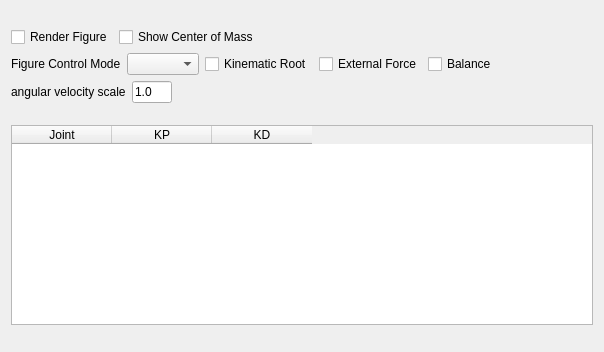
<?xml version="1.0" encoding="UTF-8"?>
<ui version="4.0">
 <class>FigureControllerWidget</class>
 <widget class="QWidget" name="FigureControllerWidget">
  <property name="geometry">
   <rect>
    <x>0</x>
    <y>0</y>
    <width>604</width>
    <height>352</height>
   </rect>
  </property>
  <property name="windowTitle">
   <string>Form</string>
  </property>
  <layout class="QVBoxLayout" name="verticalLayout_2">
   <item>
    <layout class="QVBoxLayout" name="verticalLayout">
     <item>
      <layout class="QHBoxLayout" name="horizontalLayout_2">
       <item>
        <widget class="QCheckBox" name="visibleCheckBox">
         <property name="text">
          <string>Render Figure</string>
         </property>
        </widget>
       </item>
       <item>
        <widget class="QCheckBox" name="visibleCOMCheckBox">
         <property name="text">
          <string>Show Center of Mass</string>
         </property>
        </widget>
       </item>
       <item>
        <spacer name="horizontalSpacer_2">
         <property name="orientation">
          <enum>Qt::Horizontal</enum>
         </property>
         <property name="sizeHint" stdset="0">
          <size>
           <width>40</width>
           <height>20</height>
          </size>
         </property>
        </spacer>
       </item>
      </layout>
     </item>
     <item>
      <layout class="QHBoxLayout" name="horizontalLayout">
       <item>
        <widget class="QLabel" name="label">
         <property name="text">
          <string>Figure Control Mode</string>
         </property>
        </widget>
       </item>
       <item>
        <widget class="QComboBox" name="controlModeComboBox"/>
       </item>
       <item>
        <widget class="QCheckBox" name="kinematicRootCheckBox">
         <property name="text">
          <string>Kinematic Root</string>
         </property>
        </widget>
       </item>
       <item>
        <widget class="QCheckBox" name="externalForceCheckBox">
         <property name="text">
          <string>External Force</string>
         </property>
        </widget>
       </item>
       <item>
        <widget class="QCheckBox" name="balanceCheckBox">
         <property name="text">
          <string>Balance</string>
         </property>
        </widget>
       </item>
       <item>
        <spacer name="horizontalSpacer">
         <property name="orientation">
          <enum>Qt::Horizontal</enum>
         </property>
         <property name="sizeHint" stdset="0">
          <size>
           <width>40</width>
           <height>20</height>
          </size>
         </property>
        </spacer>
       </item>
      </layout>
     </item>
     <item>
      <layout class="QHBoxLayout" name="horizontalLayout_3">
       <item>
        <widget class="QLabel" name="label_2">
         <property name="text">
          <string>angular velocity scale</string>
         </property>
        </widget>
       </item>
       <item>
        <widget class="QLineEdit" name="avScaleLineEdit">
         <property name="maximumSize">
          <size>
           <width>40</width>
           <height>16777215</height>
          </size>
         </property>
         <property name="text">
          <string>1.0</string>
         </property>
        </widget>
       </item>
       <item>
        <spacer name="horizontalSpacer_3">
         <property name="orientation">
          <enum>Qt::Horizontal</enum>
         </property>
         <property name="sizeHint" stdset="0">
          <size>
           <width>40</width>
           <height>20</height>
          </size>
         </property>
        </spacer>
       </item>
      </layout>
     </item>
    </layout>
   </item>
   <item>
    <widget class="QTableWidget" name="pdGainTableWidget">
     <property name="maximumSize">
      <size>
       <width>16777215</width>
       <height>200</height>
      </size>
     </property>
     <property name="columnCount">
      <number>3</number>
     </property>
     <column>
      <property name="text">
       <string>Joint</string>
      </property>
     </column>
     <column>
      <property name="text">
       <string>KP</string>
      </property>
     </column>
     <column>
      <property name="text">
       <string>KD</string>
      </property>
     </column>
    </widget>
   </item>
  </layout>
 </widget>
 <resources/>
 <connections/>
</ui>
